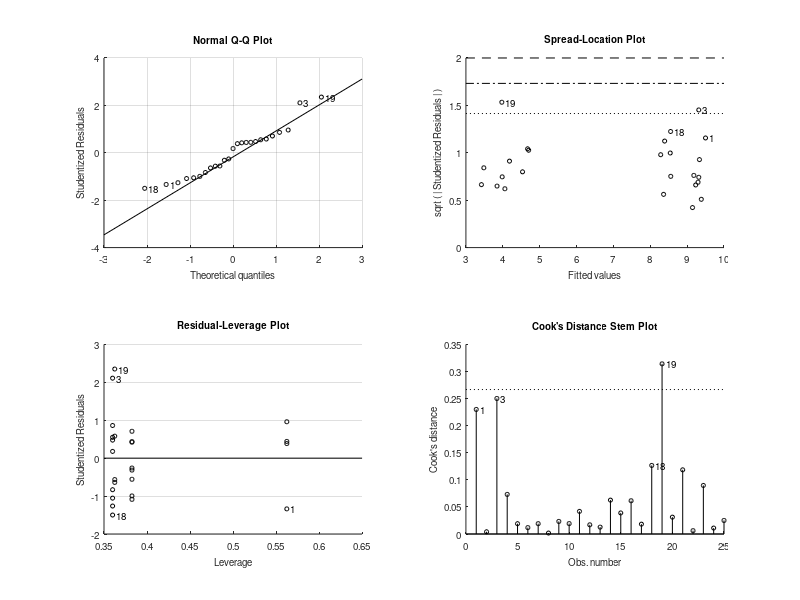

Here is the MATLAB script that generated this plot: (Note: this script raises an error after producing the figure.)
% 数据导入
PH = [3, 5, 6, 7, 9];
temperature = [15, 25, 30, 35, 45];

% 响应变量矩阵
Removal_rate = [
    9.35,	9.35,	9.6,	4.53,	4.1;
    9.29,	9.26,	9.17	,4.45	,3.91;
    9.45,	9.39,	9.36	,4.56	,4.07;
    8.41,	8.48,	8.35	,4.29	,3.58;
    8.39,	8.32,	8.22,	3.9	,3.47;
]

% 将温度和PH值转为线性数组
X = [];
for i = 1:length(temperature)
    for j = 1:length(PH)
        X = [X; temperature(i), PH(j)];
    end
end

% 调整响应变量为列向量
Y = reshape(Removal_rate', [], 1);

% 执行多次多项式回归
% 创建包含多次项的模型矩阵
X_poly = [X, X(:,1).^2, X(:,2).^2, X(:,1).*X(:,2), X(:,1).^3, X(:,2).^3, X(:,1).^4, X(:,2).^4];
mdl = fitlm(X_poly, Y);

disp(mdl)

% 提取回归系数和截距
coefficients = mdl.Coefficients.Estimate;
intercept = coefficients(1);
slope_temp = coefficients(2);
slope_PH = coefficients(3);
slope_temp2 = coefficients(4);
slope_PH2 = coefficients(5);
slope_temp_PH = coefficients(6);
slope_temp3 = coefficients(7);
slope_PH3 = coefficients(8);
slope_temp4 = coefficients(9);
slope_PH4 = coefficients(10);

% 计算回归方程
regression_equation = sprintf('Removal Rate = %.2f + %.2f * Temperature + %.2f * PH + %.2f * Temperature^2 + %.2f * PH^2 + %.2f * Temperature * PH + %.2f * Temperature^3 + %.2f * PH^3 + %.2f * Temperature^4 + %.2f * PH^4', ...
    intercept, slope_temp, slope_PH, slope_temp2, slope_PH2, slope_temp_PH, slope_temp3, slope_PH3, slope_temp4, slope_PH4);

% 绘制散点图和回归面
scatter3(X(:,1), X(:,2), Y, 'filled');
hold on;

% 创建用于绘制回归面的网格
[xGrid, yGrid] = meshgrid(min(X(:,1)):1:max(X(:,1)), ...
    min(X(:,2)):1:max(X(:,2)));

% 计算回归面上的预测值
zFit = intercept + slope_temp * xGrid + slope_PH * yGrid + ...
    slope_temp2 * xGrid.^2 + slope_PH2 * yGrid.^2 + ...
    slope_temp_PH * xGrid .* yGrid + ...
    slope_temp3 * xGrid.^3 + slope_PH3 * yGrid.^3 + ...
    slope_temp4 * xGrid.^4 + slope_PH4 * yGrid.^4;

% 绘制回归面
mesh(xGrid, yGrid, zFit, 'FaceAlpha', 0.5);
xlabel('温度','FontSize',20);
ylabel('PH','FontSize',20);
zlabel('总吸附量mg/g','FontSize',20);
title('当吸附剂用量为1g/L时的总吸附量多项式回归分析','FontSize',20);
legend('数据点', '回归曲线', 'Location', 'Best','FontSize',20);

% 显示回归方程
disp('回归方程:');
disp(regression_equation);

% 设置图形属性
grid on;
hold off;
